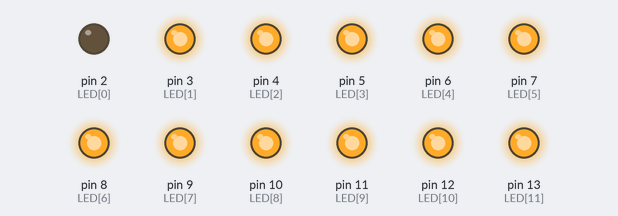
Simulated run of this sketch. Board: Arduino Uno, built with avr-gcc and run on an emulated ATmega328P. Parts: output pins drawn as LEDs (lit = HIGH).

Above: at 0.05 s.
At 0.65 s:
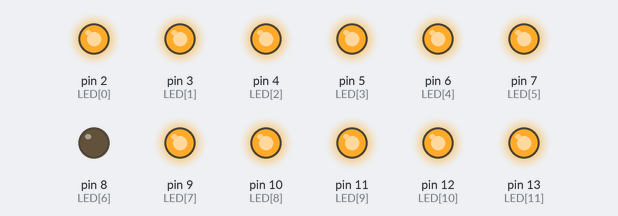
At 1.25 s:
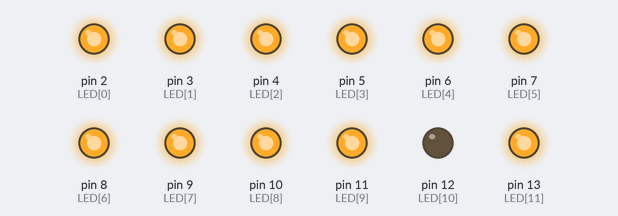
At 2.45 s:
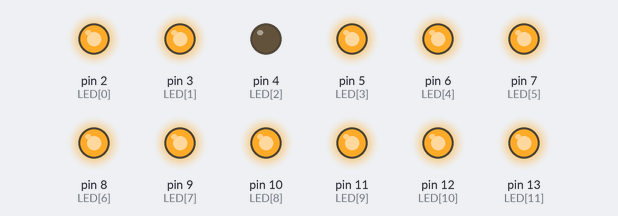
At 3.65 s:
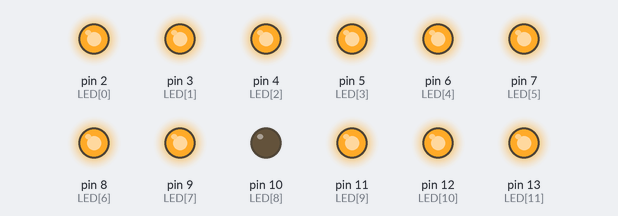
At 4.95 s:
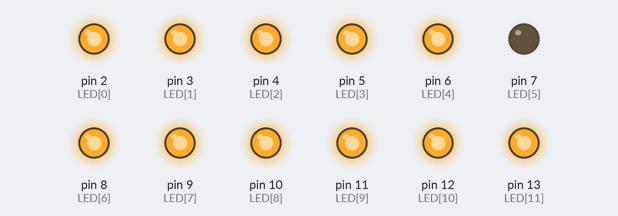
Timing chart, 0 to 5.2 s (numbered marks = the images above):
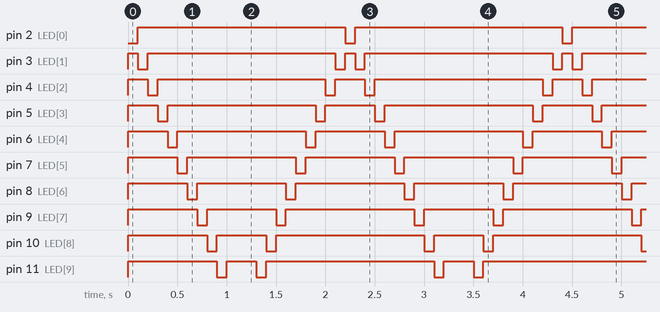

Measured:
- by itself, pin 2 (LED[0]): alternates HIGH for 2.1 s and LOW for 0.10 s
- by itself, pin 3 (LED[1]): repeats every 2.2 s: LOW 0.10 s, HIGH 1.9 s, LOW 0.10 s, HIGH 0.10 s
- by itself, pin 4 (LED[2]): repeats every 2.2 s: LOW 0.10 s, HIGH 1.7 s, LOW 0.10 s, HIGH 0.30 s
- by itself, pin 5 (LED[3]): repeats every 2.2 s: LOW 0.10 s, HIGH 1.5 s, LOW 0.10 s, HIGH 0.50 s
- by itself, pin 6 (LED[4]): repeats every 2.2 s: LOW 0.10 s, HIGH 1.3 s, LOW 0.10 s, HIGH 0.70 s
- by itself, pin 7 (LED[5]): repeats every 2.2 s: LOW 0.10 s, HIGH 1.1 s, LOW 0.10 s, HIGH 0.90 s
- by itself, pin 8 (LED[6]): repeats every 2.2 s: LOW 0.10 s, HIGH 0.90 s, LOW 0.10 s, HIGH 1.1 s
- by itself, pin 9 (LED[7]): repeats every 2.2 s: LOW 0.10 s, HIGH 0.70 s, LOW 0.10 s, HIGH 1.3 s

The sketch:

out-1.ino
```cpp
byte LED[] = {2, 3, 4, 5, 6, 7, 8, 9, 10, 11, 12, 13};
byte i = 0, k = 0;
short j = 1, Delay = 100;

void setup()
{
    for (i = 0; i < sizeof(LED) / sizeof(byte); i++)
        pinMode(LED[i], OUTPUT);
}

void loop()
{
    for (i = 0; i < sizeof(LED) / sizeof(byte); i++)
    {
        digitalWrite(LED[i], HIGH);
        if (i == k)
            digitalWrite(LED[i], LOW);
    }
    k += j;
    if (k == 11)
        j = -1;
    else if (k == 0)
        j = 1;
    delay(Delay);
}
```
